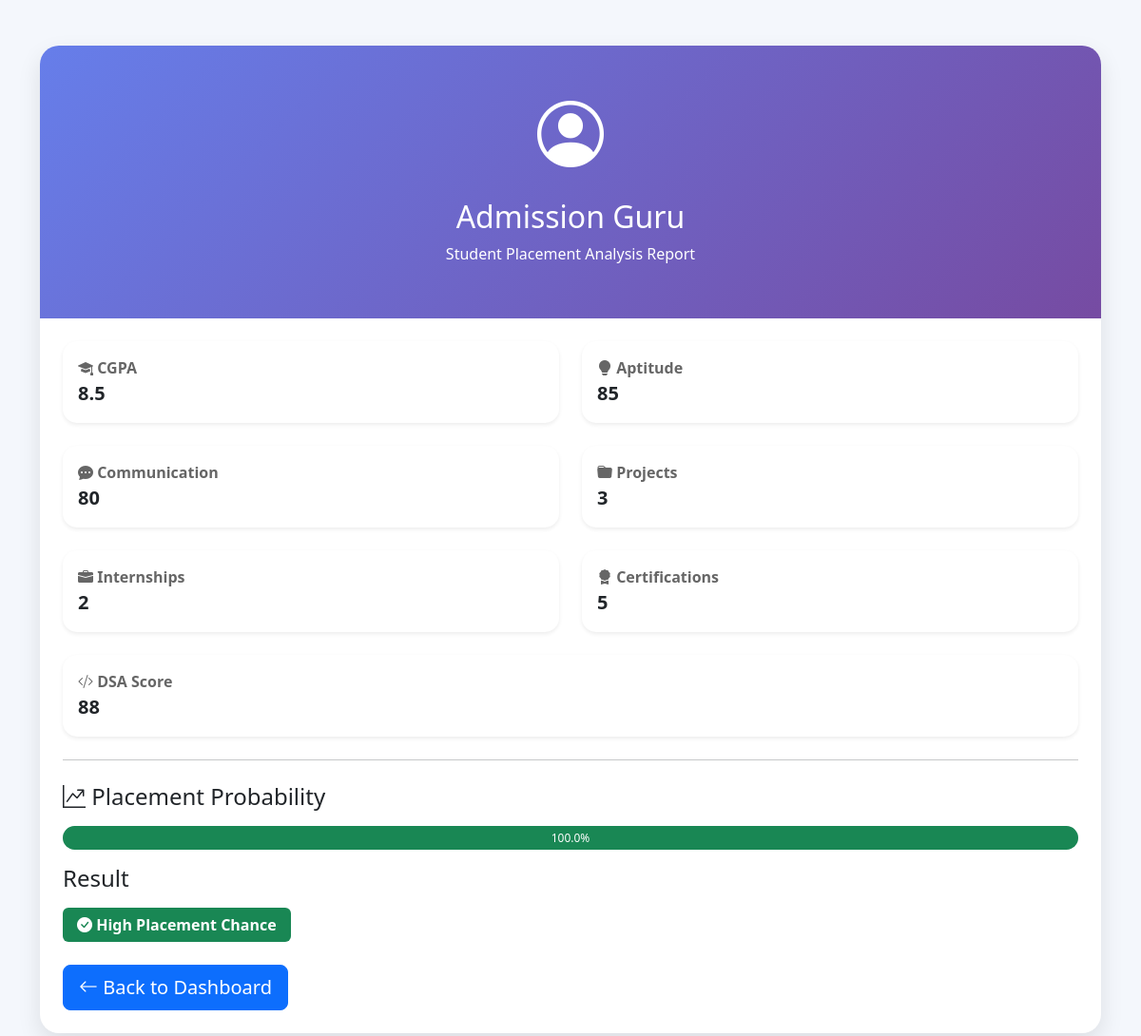
Screenshot of /student/1 with the database file from the repository.
### tables this page shows
CREATE TABLE students(
    id INTEGER PRIMARY KEY AUTOINCREMENT,
    name TEXT,
    cgpa REAL,
    aptitude INTEGER,
    communication INTEGER,
    projects INTEGER,
    internships INTEGER,
    certifications INTEGER,
    dsa INTEGER,
    probability REAL,
    result TEXT
);

### app.py (the view)
@app.route("/student/<int:id>")
def student(id):
    conn = sqlite3.connect("students.db")
    cursor = conn.cursor()
    cursor.execute(
        "SELECT * FROM students WHERE id=?",
        (id,)
    )
    student = cursor.fetchone()
    conn.close()
    return render_template(
        "student.html",
        student=student
    )

### templates/student.html (shortened to what this page needs)
<!DOCTYPE html>
<html lang="en">
<head>
    <link href="https://cdn.jsdelivr.net/npm/bootstrap@5.3.3/dist/css/bootstrap.min.css"
          rel="stylesheet">
    <link rel="stylesheet"
          href="https://cdn.jsdelivr.net/npm/bootstrap-icons@1.11.3/font/bootstrap-icons.css">
</head>
<body>
<div class="container mt-5 mb-5">
    <div class="card profile-card">
        <div class="profile-header">
            <div class="profile-icon">
                <i class="bi bi-person-circle"></i>
            </div>
            <h2 class="mt-3">
                {{ student[1] }}
            </h2>
            <p>
                Student Placement Analysis Report
            </p>
        </div>
        <div class="card-body p-4">
            <div class="row g-4">
                <div class="col-md-6">
                    <div class="card info-card shadow-sm p-3">
                        <div class="label">
                            <i class="bi bi-mortarboard-fill"></i>
                            CGPA
                        </div>
                        <div class="value">
                            {{ student[2] }}
                        </div>
                    </div>
                </div>
                <div class="col-md-6">
                    <div class="card info-card shadow-sm p-3">
                        <div class="label">
                            <i class="bi bi-lightbulb-fill"></i>
                            Aptitude
                        </div>
                        <div class="value">
                            {{ student[3] }}
                        </div>
                    </div>
                </div>
                <div class="col-md-6">
                    <div class="card info-card shadow-sm p-3">
                        <div class="label">
                            <i class="bi bi-chat-dots-fill"></i>
                            Communication
                        </div>
                        <div class="value">
                            {{ student[4] }}
                        </div>
                    </div>
                </div>
                <div class="col-md-6">
                    <div class="card info-card shadow-sm p-3">
                        <div class="label">
                            <i class="bi bi-folder-fill"></i>
                            Projects
                        </div>
                        <div class="value">
                            {{ student[5] }}
                        </div>
                    </div>
                </div>
                <div class="col-md-6">
                    <div class="card info-card shadow-sm p-3">
                        <div class="label">
                            <i class="bi bi-briefcase-fill"></i>
                            Internships
                        </div>
                        <div class="value">
                            {{ student[6] }}
                        </div>
                    </div>
                </div>
                <div class="col-md-6">
                    <div class="card info-card shadow-sm p-3">
                        <div class="label">
                            <i class="bi bi-award-fill"></i>
                            Certifications
                        </div>
                        <div class="value">
                            {{ student[7] }}
                        </div>
                    </div>
                </div>
                <div class="col-md-12">
                    <div class="card info-card shadow-sm p-3">
                        <div class="label">
                            <i class="bi bi-code-slash"></i>
                            DSA Score
                        </div>
                        <div class="value">
                            {{ student[8] }}
                        </div>
                    </div>
                </div>
            </div>
            <hr class="my-4">
            <h4 class="mb-3">
                <i class="bi bi-graph-up-arrow"></i>
                Placement Probability
            </h4>
            <div class="progress mb-3">
                <div class="progress-bar bg-success"
                     role="progressbar"
                     style="width: {{ student[9] }}%;">
                    {{ student[9] }}%
                </div>
            </div>
            <h4 class="mb-3">
                Result
            </h4>
            {% if "High" in student[10] %}
            <span class="badge bg-success badge-result">
                <i class="bi bi-check-circle-fill"></i>
                {{ student[10] }}
            </span>
            {% else %}
            <span class="badge bg-danger badge-result">
                <i class="bi bi-exclamation-triangle-fill"></i>
                {{ student[10] }}
            </span>
            {% endif %}
            <div class="mt-4">
                <a href="/dashboard"
                   class="btn btn-primary btn-lg">
                    <i class="bi bi-arrow-left"></i>
                    Back to Dashboard
                </a>
            </div>
        </div>
    </div>
</div>
</body>
</html>

### templates/student.html (style rules this page uses)
body { background:#f4f7fc; font-family:'Segoe UI',sans-serif; }
.profile-card { border:none; border-radius:20px; overflow:hidden; box-shadow:0 10px 25px rgba(0,0,0,0.1); }
.profile-header { background:linear-gradient(135deg,#667eea,#764ba2); color:white; text-align:center; padding:40px; }
.profile-icon { font-size:70px; }
.info-card { border:none; border-radius:15px; transition:0.3s; }
.label { font-weight:600; color:#666; }
.value { font-size:20px; font-weight:bold; }
.progress { height:25px; border-radius:20px; }
.badge-result { font-size:16px; padding:10px 15px; }

### rows the page displays
students: name "Admission Guru", cgpa "8.5", aptitude "85", communication "80", projects "3", internships "2", certifications "5", dsa "88", probability "100.0", result "High Placement Chance"
